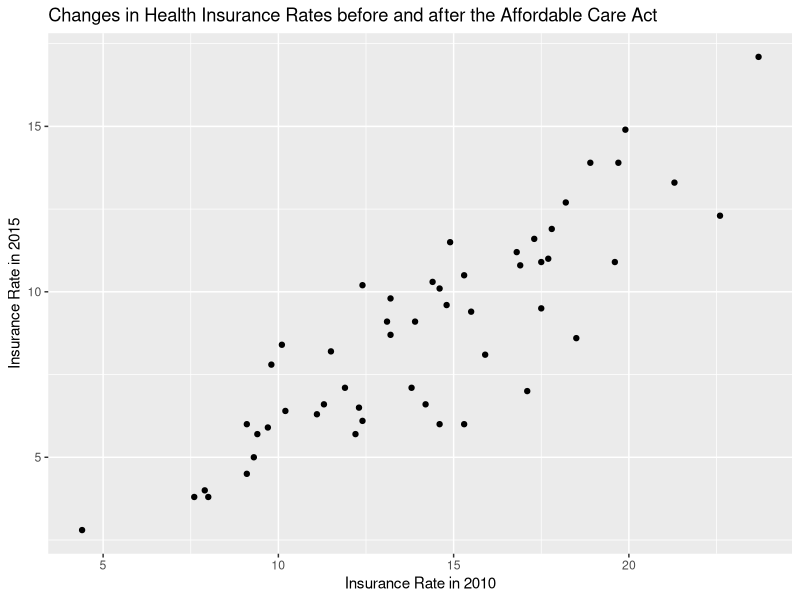
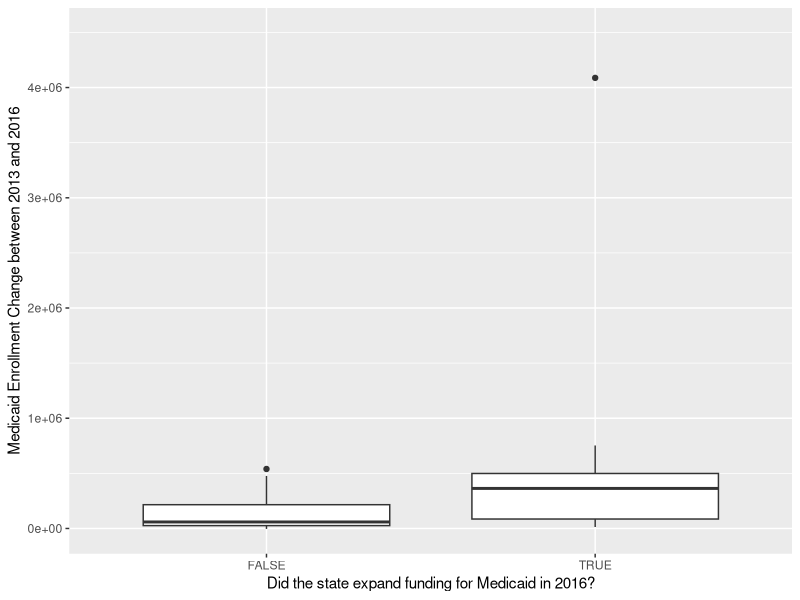

Recreate these plots in R, in order.
library(tidyverse)

insurance <- read.csv("data/states.csv")

insurance$Uninsured.Rate..2010. <- as.numeric(str_replace_all(insurance$Uninsured.Rate..2010., "%", ""))

insurance$Uninsured.Rate..2015. <- as.numeric(str_replace_all(insurance$Uninsured.Rate..2015., "%", ""))


ggplot(data = insurance, mapping = aes(x = Uninsured.Rate..2010., y = Uninsured.Rate..2015.)) +
  geom_point() +
  labs(x = "Insurance Rate in 2010", y = "Insurance Rate in 2015", 
       title = "Changes in Health Insurance Rates before and after the Affordable Care Act")

medicaid_clean <- insurance %>%
  filter(State.Medicaid.Expansion..2016. == TRUE | State.Medicaid.Expansion..2016. == FALSE)

ggplot(data = medicaid_clean, mapping = aes(x = State.Medicaid.Expansion..2016., y = Medicaid.Enrollment.Change..2013.2016.)) +
  geom_boxplot() +
  ylim(-4000, 4500000) +
  labs(x = "Did the state expand funding for Medicaid in 2016?", y = "Medicaid Enrollment Change between 2013 and 2016")
  
  
  